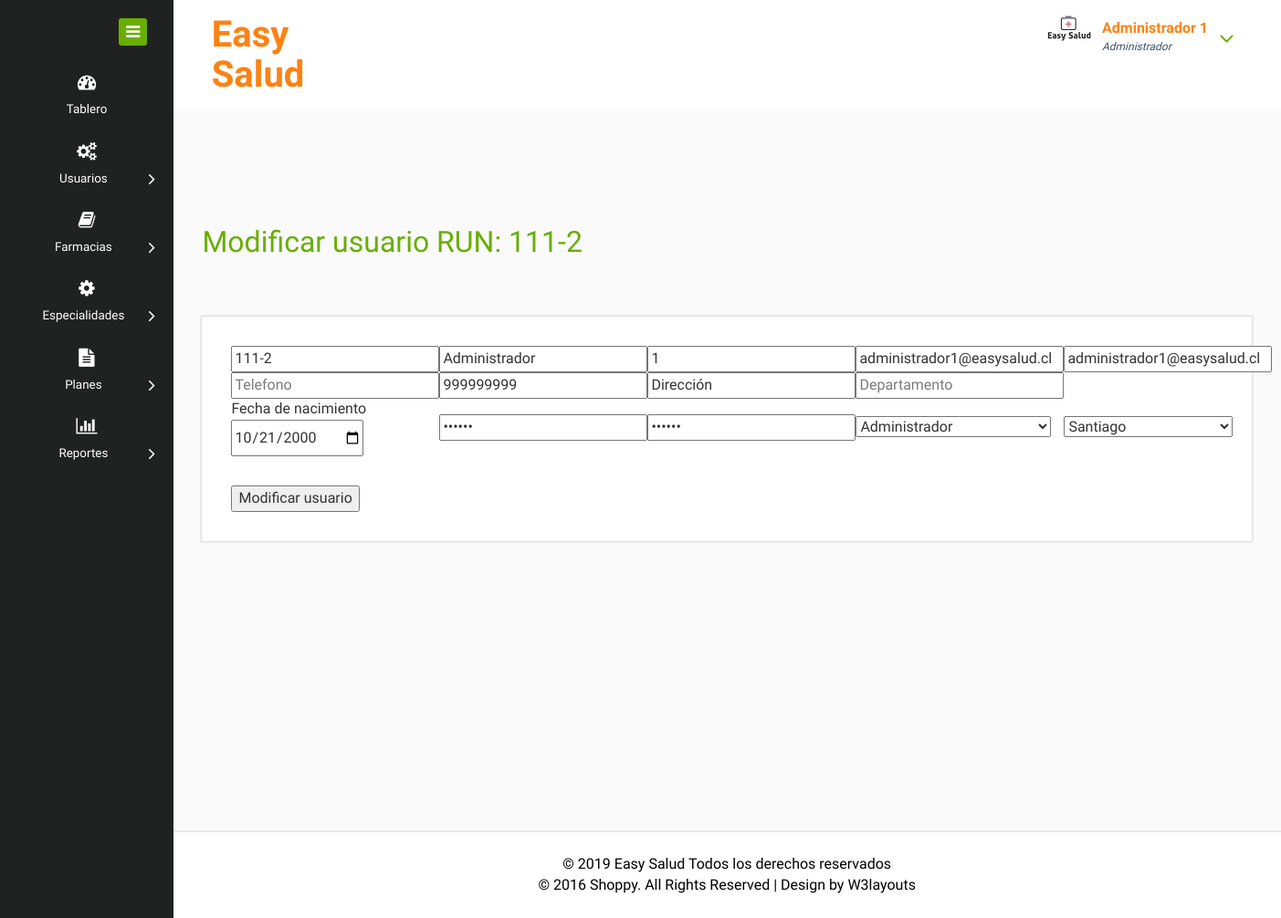
/Admin/modificarUsuario.php?id=1 (signed in), run on the app's committed database.
### tables this page shows
CREATE TABLE ET_USUARIOS(
	C_ID_USUARIO INT NOT NULL AUTO_INCREMENT PRIMARY KEY,
	C_ID_TIPO_USUARIO INT NOT NULL,
	C_ID_COMUNA INT NOT NULL,
	C_ID_ESTADO_CUENTA INT NOT NULL,
	S_RUN_USUARIO VARCHAR(10),
	D_NOMBRE_USUARIO VARCHAR(50) NOT NULL,
	D_APELLIDO_USUARIO VARCHAR(50) NOT NULL,
	D_EMAIL_USUARIO VARCHAR(50) NOT NULL,
	N_TELEFONO_USUARIO INT,
	N_MOVIL_USUARIO INT NOT NULL,
	D_DIRECCION_USUARIO VARCHAR(100) NOT NULL,
	S_DEPTO_USARIO VARCHAR(10),
	F_FECHA_NACIMIENTO DATE NOT NULL,
	S_SEXO_USUARIO VARCHAR(1),
	D_CLAVE_USUARIO VARCHAR (50) NOT NULL,
	D_CODIGO_USUARIO VARCHAR(50) NOT NULL,
	F_FECHA_REGISTRO TIMESTAMP NOT NULL DEFAULT CURRENT_TIMESTAMP
);

### config.php (called while the page is built, shortened)
<?php
	$Titulo = 'Easy Salud';
?>

### mysql.php (called while the page is built, shortened)
<?php
      function Conectarse()
      {
        $con = mysqli_connect('66.7.198.100','easys83_web','EasySalud2018.','easys83_easysalud');
		mysqli_set_charset($con,"utf8");
		return $con;
      }
      function cargarComuna(){
          $con = Conectarse();
          $sql = "select *  from ET_COMUNA";
          $result = mysqli_query($con, $sql);
          return $result;
      }
      function buscarUsuarioEspecifico($id){
          $con = Conectarse();
          $sql = "select * from ET_USUARIOS where C_ID_USUARIO = '$id'";
          $result = mysqli_query($con, $sql);
          return $result;
      }
      function tiposUsuario(){
          $con = Conectarse();
          $sql = "select * from ET_TIPO_USUARIO";
          $result = mysqli_query($con, $sql);
          return $result;
      }
?>

### admin/modificarUsuario.php (the view, shortened to what this page needs)
<?php
	include("../config.php");
	include("../mysql.php");
	if(isset($_COOKIE["rol"])){
	$rol = $_COOKIE["rol"];
	}
	$admin = "1";
        $profesional = "3";
        $farmacia = "4";
        $id = $_GET['id'];
        $tipoUsuario = tiposUsuario();
        $comuna = cargarComuna();
        $usuario = buscarUsuarioEspecifico($id);
?>
<!DOCTYPE HTML>
<html>
<head>
<link href="css/bootstrap.css" rel="stylesheet" type="text/css" media="all">
<link href="css/style.css" rel="stylesheet" type="text/css" media="all"/>
<link href="css/font-awesome.css" rel="stylesheet">
</head>
<body>
<?php if(isset($_COOKIE["rol"])){
    if( $rol == $admin) { ?>
<div class="page-container">
   <div class="left-content">
	   <div class="mother-grid-inner">
				<div class="header-main">
					<div class="header-left">
							<div class="logo-name">
									 <a href="index.php"> <h1><?php echo $Titulo ?></h1>
								  </a>
							</div>
							<div class="clearfix"> </div>
						 </div>
						 <div class="header-right">
							<div class="profile_details">
								<ul>
									<li class="dropdown profile_details_drop">
										<a href="#" class="dropdown-toggle" data-toggle="dropdown" aria-expanded="false">
											<div class="profile_img">
												<span class="prfil-img"><img src="images/p1.png" alt=""> </span>
												<div class="user-name">
													<p><?php echo $_COOKIE["nomUsu"]." ".$_COOKIE["apeUsu"] ?></p>
													<span>Administrador</span>
												</div>
												<i class="fa fa-angle-down lnr"></i>
												<div class="clearfix"></div>
											</div>
										</a>
									</li>
								</ul>
							</div>
							<div class="clearfix"> </div>
						</div>
				     <div class="clearfix"> </div>
				</div>
                <?php while($filas = mysqli_fetch_array($usuario)){ ?>
<div class="inner-block">
    <div class="blank">
    	<h2>Modificar usuario RUN: <?php echo $filas['S_RUN_USUARIO'];?></h2>
    	<div class="blankpage-main">
    		<form action="modificarUsu.php" method="post" onsubmit="return validar();">
                    <table>
                        <tr>
                            <td>
                                <input type="text" name="run" placeholder="RUN" required="" value="<?php echo $filas['S_RUN_USUARIO'];?>"></td>
                            <td><input type="text" name="nom" placeholder="Nombre" required="" value="<?php echo $filas['D_NOMBRE_USUARIO'];?>"></td>
                            <td><input type="text" name="ape" placeholder="Apellido" required="" value="<?php echo $filas['D_APELLIDO_USUARIO'];?>"></td>
                            <td><input type="text" name="email" placeholder="Email" required="" value="<?php echo $filas['D_EMAIL_USUARIO'];?>"></td>
                            <td><input type="text" name="email2" placeholder="Confirmar Email" required="" value="<?php echo $filas['D_EMAIL_USUARIO'];?>"></td></tr>
                        <tr><td><input type="text" name="tel" placeholder="Telefono" value="<?php echo $filas['N_TELEFONO_USUARIO'];?>"></td>
                            <td><input type="text" name="cel" placeholder="Telefono Movil" required="" value="<?php echo $filas['N_MOVIL_USUARIO'];?>"></td>
                            <td><input type="text" name="dir" placeholder="Dirección" required="" value="<?php echo $filas['D_DIRECCION_USUARIO'];?>"></td>
                            <td colspan="1"><input type="text" name="dep" placeholder="Departamento" value="<?php echo $filas['S_DEPTO_USARIO'];?>"></td></tr>
                        <tr><td>Fecha de nacimiento <input type="date" name="fechaNacimiento" placeholder="Fecha de nacimiento" required="" value="<?php echo $filas['F_FECHA_NACIMIENTO'];?>"></td>
                            <td><input type="password" name="cla" class="lock" placeholder="Contraseña" value="<?php echo $filas['D_CLAVE_USUARIO'];?>"></td>
                            <td><input type="password" name="cla2" class="lock" placeholder="Confirmar contraseña" value="<?php echo $filas['D_CLAVE_USUARIO'];?>"></td>
                    <td><select name="tipoUsuario" id="tipoUsuario">
			<?php while($tip = mysqli_fetch_array($tipoUsuario)){
                            if($tip['C_ID_TIPO_USUARIO'] == $filas['C_ID_TIPO_USUARIO']){ ?>
                        <option value="<?php echo $tip['C_ID_TIPO_USUARIO']; ?>" selected="selected"><?php echo $tip['D_TIPO_USUARIO']; ?></option>
                            <?php }else{ ?>
                                <option value="<?php echo $tip['C_ID_TIPO_USUARIO']; ?>"><?php echo $tip['D_TIPO_USUARIO']; ?></option>
                            <?php }?>
                        <?php }?>
                        </select></td>
                    <td><select name="comuna" id="comuna">
			<?php while($auxComuna = mysqli_fetch_array($comuna)){
                            if($auxComuna['C_ID_COMUNA'] == $filas['C_ID_COMUNA']){ ?>
                        <option value="<?php echo $auxComuna['C_ID_COMUNA']; ?>" selected="selected"><?php echo $auxComuna['D_NOMBRE_COMUNA']; ?></option>
                            <?php }else{ ?>
                                <option value="<?php echo $auxComuna['C_ID_COMUNA']; ?>"><?php echo $auxComuna['D_NOMBRE_COMUNA']; ?></option>
                            <?php }?>
                        <?php }?>
                        </select></td></tr>
                        <tr><td>
                                <input type="submit" name="modificar" value="Modificar usuario"></td></tr>
                    </table>
		</form>
    	</div>
    </div>
</div>
                <?php }?>
<div class="copyrights">
        <p>© <?php echo date("Y"). " ". $Titulo; ?> Todos los derechos reservados</p>
	<p>© 2016 Shoppy. All Rights Reserved | Design by  <a href="http://w3layouts.com/" target="_blank">W3layouts</a> </p>
</div>
</div>
</div>
    <div class="sidebar-menu">
		  	<div class="logo"> <a href="#" class="sidebar-icon"> <span class="fa fa-bars"></span> </a>  </div>
		    <div class="menu">
		      <ul id="menu" >
		        <li id="menu-home" ><a href="index.php"><i class="fa fa-tachometer"></i><span>Tablero</span></a></li>
		        <li><a href="usuarios.php"><i class="fa fa-cogs"></i><span>Usuarios</span><span class="fa fa-angle-right" style="float: right"></span></a>
		        </li>
		        <li id="menu-comunicacao" ><a href="farmacia.php"><i class="fa fa-book nav_icon"></i><span>Farmacias</span><span class="fa fa-angle-right" style="float: right"></span></a>
		        </li>
                        <li id="menu-comunicacao" ><a href="especialidades.php"><i class="fa fa-cog"></i><span>Especialidades</span><span class="fa fa-angle-right" style="float: right"></span></a>
		        </li>
                        <li id="menu-comunicacao" ><a href="planes.php"><i class="fa fa-file-text"></i><span>Planes</span><span class="fa fa-angle-right" style="float: right"></span></a>
		        </li>
                        <li id="menu-comunicacao" ><a href="reportes.php"><i class="fa fa-bar-chart"></i><span>Reportes</span><span class="fa fa-angle-right" style="float: right"></span></a>
		        </li>
		      </ul>
		    </div>
	 </div>
</div>
    <?php }else if ($rol == $profesional) { ?>
        <div class="login-page">
            <div class="login-main">
                 <div class="login-head">
                                        <h1>Easy Salud Administración</h1>
                                </div>
                                <div class="login-block">
                                    <h1><cebter>No tiene permisos para entrar a esta pagina</cebter></h1>
                                    <h5><a href="../index.php">Volver al inicio</a></h5>
                                </div>
              </div>
        </div>
        <div class="copyrights">
        <p>© <?php echo date("Y"). " ". $Titulo; ?> Todos los derechos reservados</p>
	<p>© 2016 Shoppy. All Rights Reserved | Design by  <a href="http://w3layouts.com/" target="_blank">W3layouts</a> </p>
    </div>
                    <script src="js/jquery.nicescroll.js"></script>
                    <script src="js/scripts.js"></script>
    <script src="js/bootstrap.js"> </script>
    <?php }}else{ header("Location:login.php");}?>
</body>
</html>

### data on the page
et_usuarios: S_RUN_USUARIO "111-2", run "111-2", nom "Administrador", ape "1", email "administrador1@easysalud.cl", email2 "administrador1@easysalud.cl", cel "999999999", dir "Dirección", fechaNacimiento "10/21/2000"

### other printed values
$Titulo "Easy Salud"
$_COOKIE["nomUsu"] "Administrador"
$_COOKIE["apeUsu"] "1"
form field tipoUsuario "Administrador"
form field comuna "Santiago"
